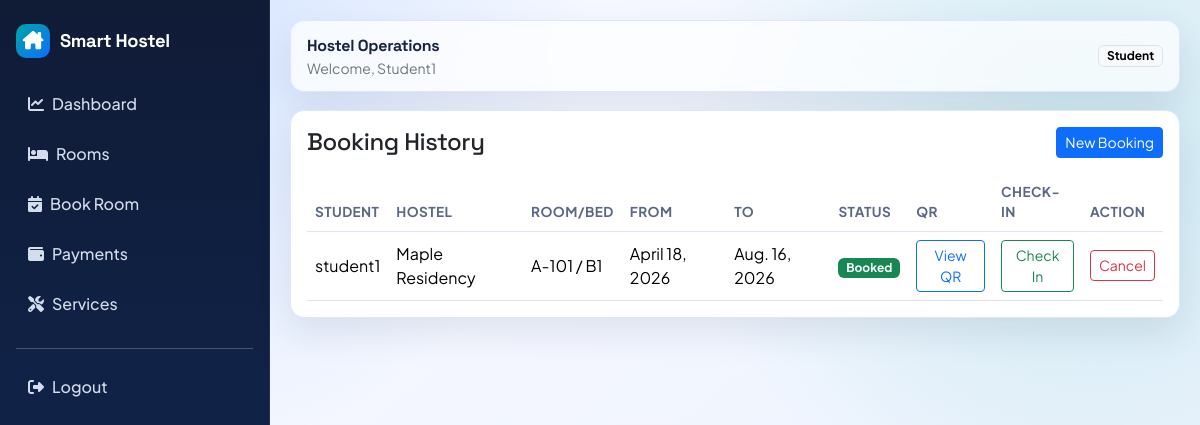
The page /bookings/history (signed in) on the database as committed earlier.
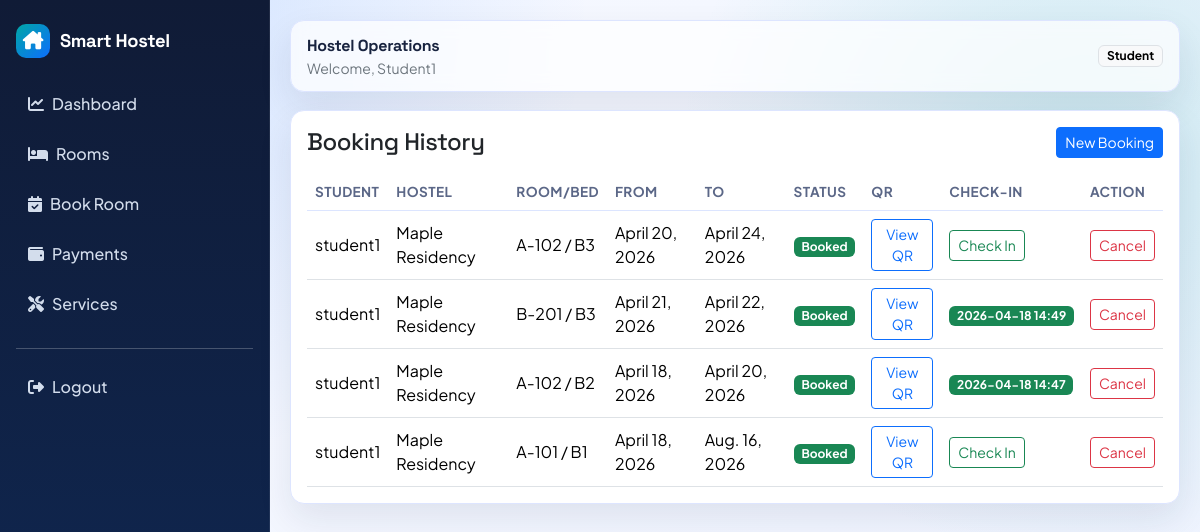
The same page on the database as committed later.
### bookings/models.py (models this page shows, shortened)
class Booking(models.Model):
	STATUS_BOOKED = "booked"
	STATUS_CANCELLED = "cancelled"
	STATUS_COMPLETED = "completed"
	STATUS_CHOICES = [
		(STATUS_BOOKED, "Booked"),
		(STATUS_CANCELLED, "Cancelled"),
		(STATUS_COMPLETED, "Completed"),
	]
	user = models.ForeignKey(settings.AUTH_USER_MODEL, on_delete=models.CASCADE, related_name="bookings")
	room = models.ForeignKey("hostel.Room", on_delete=models.PROTECT, related_name="bookings")
	bed = models.ForeignKey("hostel.Bed", on_delete=models.PROTECT, related_name="bookings")
	start_date = models.DateField()
	end_date = models.DateField()
	status = models.CharField(max_length=20, choices=STATUS_CHOICES, default=STATUS_BOOKED)
	qr_code = models.ImageField(upload_to="bookings/qr_codes/", blank=True, null=True)
	check_in_at = models.DateTimeField(blank=True, null=True)
	created_at = models.DateTimeField(auto_now_add=True)
	class Meta:
		ordering = ["-created_at"]

### accounts/models.py (models this page shows, shortened)
class User(AbstractUser):
	ROLE_ADMIN = "admin"
	ROLE_STUDENT = "student"
	ROLE_CHOICES = [
		(ROLE_ADMIN, "Admin"),
		(ROLE_STUDENT, "Student"),
	]
	role = models.CharField(max_length=20, choices=ROLE_CHOICES, default=ROLE_STUDENT)

### hostel/models.py (models this page shows, shortened)
class Room(models.Model):
	TYPE_SINGLE = "single"
	TYPE_DOUBLE = "double"
	TYPE_TRIPLE = "triple"
	TYPE_DORM = "dorm"
	ROOM_TYPE_CHOICES = [
		(TYPE_SINGLE, "Single"),
		(TYPE_DOUBLE, "Double"),
		(TYPE_TRIPLE, "Triple"),
		(TYPE_DORM, "Dorm"),
	]
	hostel = models.ForeignKey(Hostel, on_delete=models.CASCADE, related_name="rooms")
	room_number = models.CharField(max_length=30)
	room_type = models.CharField(max_length=20, choices=ROOM_TYPE_CHOICES)
	capacity = models.PositiveIntegerField()
	class Meta:
		ordering = ["room_number"]
		unique_together = ("hostel", "room_number")

class Hostel(models.Model):
	name = models.CharField(max_length=120)
	location = models.CharField(max_length=255)
	created_at = models.DateTimeField(auto_now_add=True)
	class Meta:
		ordering = ["name"]

class Bed(models.Model):
	room = models.ForeignKey(Room, on_delete=models.CASCADE, related_name="beds")
	bed_number = models.CharField(max_length=30)
	is_available = models.BooleanField(default=True)
	class Meta:
		ordering = ["bed_number"]
		unique_together = ("room", "bed_number")

### bookings/views.py (the view)
# urls.py: path("bookings/history", booking_history_view, name="history"),
@login_required
def booking_history_view(request):
	bookings = Booking.objects.select_related("user", "room", "bed", "room__hostel")
	if request.user.role != User.ROLE_ADMIN and not request.user.is_staff:
		bookings = bookings.filter(user=request.user)
	return render(request, "bookings/history.html", {"bookings": bookings})

### templates/bookings/history.html (shortened to what this page needs)
{% extends "base.html" %}
{% block content %}
<div class="card card-soft">
    <div class="card-body">
        <div class="d-flex justify-content-between align-items-center mb-3">
            <h4 class="mb-0">Booking History</h4>
            <a href="{% url 'bookings:book_room' %}" class="btn btn-sm btn-primary">New Booking</a>
        </div>
        <div class="table-responsive">
            <table class="table align-middle mb-0">
                <thead>
                <tr>
                    <th>Student</th>
                    <th>Hostel</th>
                    <th>Room/Bed</th>
                    <th>From</th>
                    <th>To</th>
                    <th>Status</th>
                    <th>QR</th>
                    <th>Check-in</th>
                    <th>Action</th>
                </tr>
                </thead>
                <tbody>
                {% for booking in bookings %}
                <tr>
                    <td>{{ booking.user.username }}</td>
                    <td>{{ booking.room.hostel.name }}</td>
                    <td>{{ booking.room.room_number }} / {{ booking.bed.bed_number }}</td>
                    <td>{{ booking.start_date }}</td>
                    <td>{{ booking.end_date }}</td>
                    <td>
                        {% if booking.status == "booked" %}
                        <span class="badge text-bg-success">Booked</span>
                        {% elif booking.status == "cancelled" %}
                        <span class="badge text-bg-secondary">Cancelled</span>
                        {% else %}
                        <span class="badge text-bg-primary">Completed</span>
                        {% endif %}
                    </td>
                    <td>
                        <a href="{% url 'bookings:qr' booking.id %}" class="btn btn-sm btn-outline-primary">View QR</a>
                    </td>
                    <td>
                        {% if booking.check_in_at %}
                        <span class="badge text-bg-success">{{ booking.check_in_at|date:"Y-m-d H:i" }}</span>
                        {% else %}
                        <a href="{% url 'bookings:check_in' booking.id %}" class="btn btn-sm btn-outline-success">Check In</a>
                        {% endif %}
                    </td>
                    <td>
                        {% if booking.status == "booked" %}
                        <a href="{% url 'bookings:cancel' booking.id %}" class="btn btn-sm btn-outline-danger">Cancel</a>
                        {% else %}
                        <span class="text-secondary small">-</span>
                        {% endif %}
                    </td>
                </tr>
                {% empty %}
                <tr><td colspan="9" class="text-center text-secondary py-4">No bookings found.</td></tr>
                {% endfor %}
                </tbody>
            </table>
        </div>
    </div>
</div>
{% endblock %}

Rows that differ between the two databases and show on the page:
added Booking: user.username "student1", room.hostel.name "Maple Residency", room.room_number "A-102", bed.bed_number "B3", start_date "April 20, 2026", end_date "April 24, 2026", status "Booked", shows "Check In"
added Booking: user.username "student1", room.hostel.name "Maple Residency", room.room_number "B-201", bed.bed_number "B3", start_date "April 21, 2026", end_date "April 22, 2026", status "Booked", check_in_at "2026-04-18 14:49"
added Booking: user.username "student1", room.hostel.name "Maple Residency", room.room_number "A-102", bed.bed_number "B2", start_date "April 18, 2026", end_date "April 20, 2026", status "Booked", check_in_at "2026-04-18 14:47"
